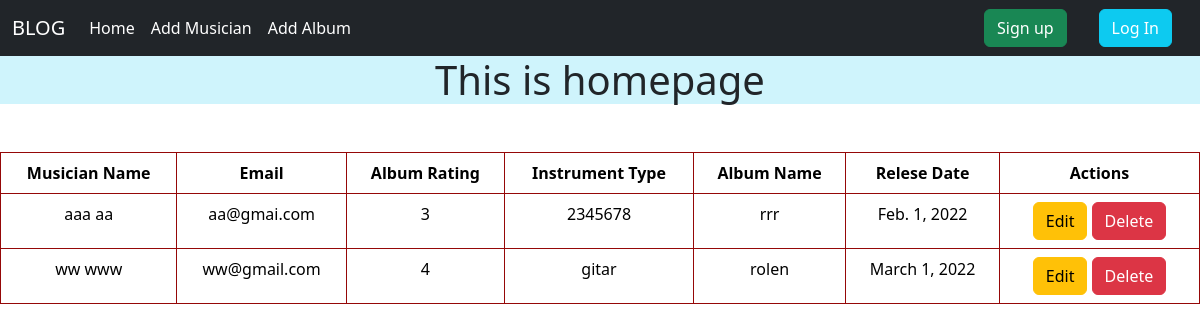
The page / on the database its author committed.
### album/models.py (models this page shows)
class Album(models.Model):
    album_name = models.CharField(max_length = 60, verbose_name = 'Album Name')
    musician = models.ForeignKey(Musician, on_delete = models.CASCADE, related_name = 'albums')
    album_release_date = models.DateField()
    choice = [
        ('1', '*'),
        ('2', '**'),
        ('3', '***'),
        ('4', '****'),
        ('5', '*****'),
    ]
    rating = models.CharField(max_length =10, choices = choice, verbose_name = "Rating")

### musician/models.py (models this page shows, shortened)
class Musician(models.Model):
    first_name = models.CharField(max_length = 50, verbose_name = 'First Name')
    last_name = models.CharField(max_length = 50 , verbose_name = 'Last Name')
    email = models.EmailField(verbose_name = 'Email Address')
    phone_number = models.CharField(max_length = 14, verbose_name = 'Phone Number')
    instrument_type = models.CharField(max_length = 40, verbose_name = 'Instrument Type')

### user/views.py (the view)
# urls.py: 2. Add a URL to urlpatterns:  path('', views.home, name='home')
def home(request):
    albums = Album.objects.all()
    return render(request, 'home.html', {"albums":albums})

### user/templates/home.html (shortened to what this page needs)
{% extends "base.html" %}
{% block content %}
     <h1 class="text-violet text-center bg-info-subtle">This is homepage</h1>
     <table class="table mt-5">
          <thead>
            <tr>
              <th scope="col">Musician Name</th>
              <th scope="col">Email</th>
              <th scope="col">Album Rating</th>
              <th scope="col">Instrument Type</th>
              <th scope="col">Album Name</th>
              <th scope="col">Relese Date</th>
              <th style = 'width:200px' scope="col">Actions</th>
            </tr>
          </thead>
               {% for album in albums %}
               <tr>
                    <td >{{album.musician.first_name}} {{album.musician.last_name}}</td>
                    <td >{{album.musician.email}}</td>
                    <td >{{album.rating}}</td>
                    <td >{{album.musician.instrument_type}}</td>
                    <td >{{album.album_name}}</td>
                    <td >{{album.album_release_date}}</td>
                    <td ><a href = '{% url "editAlbum" album.id %}' class = 'btn btn-warning'>Edit</a> <a href = '{% url "deleteMusician" album.musician.id %}' class = 'btn btn-danger'>Delete</a></td>
                 </tr>
               {% endfor %}
        </table>
{% endblock content %}
{% block menubar %}
     <li class="nav-item">
          <a class="nav-link active" aria-current="page" href="{% url "addMusician" %}">Add Musician</a>
     </li>
     <li class="nav-item">
          <a class="nav-link active" aria-current="page" href="{% url "addAlbum" %}">Add Album</a>
     </li>
{% endblock menubar %}

### templates/base.html (shortened to what this page needs)
<!DOCTYPE html>
<html lang="en">
<head>
    <link href="https://cdn.jsdelivr.net/npm/bootstrap@5.3.2/dist/css/bootstrap.min.css" rel="stylesheet">
</head>
<body>
    <nav class="navbar navbar-expand-lg navbar-dark bg-dark">
        <div class="container-fluid">
          <a class="navbar-brand" href="#">BLOG</a>
          <div class="collapse navbar-collapse" id="navbarSupportedContent">
            <ul class="navbar-nav me-auto mb-2 mb-lg-0">
              <li class="nav-item">
                <a class="nav-link active" aria-current="page" href="{% url 'homepage' %}">Home</a>
              </li>
            {% block menubar %}
            {% endblock menubar %}
            </ul>
            <form class="d-flex">
              {% if not user.is_authenticated %}
               <a class = 'btn btn-success mx-3 text-white' href="{% url 'signUp' %}">Sign up</a>
                <a class = 'btn btn-info mx-3 text-white' href="{% url 'login'%}">Log In</a>
              {% else %}
              <a class = 'btn btn-info mx-3 text-white' href='{% url "profile"%}'>Profile</a>
              <a class = 'btn btn-danger mx-3 text-white' href="{% url 'logout'%}">Log Out</a>
              {% endif %}
            </form>
          </div>
        </div>
      </nav>
    {% block content %}
    {% endblock content %}
</body>
</html>

### user/templates/home.html (style rules this page uses)
table,tr,th,td { border:1px solid rgb(149, 8, 8); text-align:center; }

### rows shown on the page
Album: musician.first_name "aaa", musician.last_name "aa", musician.email "aa@gmai.com", rating "3", musician.instrument_type "2345678", album_name "rrr", album_release_date "Feb. 1, 2022"
Album: musician.first_name "ww", musician.last_name "www", musician.email "ww@gmail.com", rating "4", musician.instrument_type "gitar", album_name "rolen", album_release_date "March 1, 2022"
